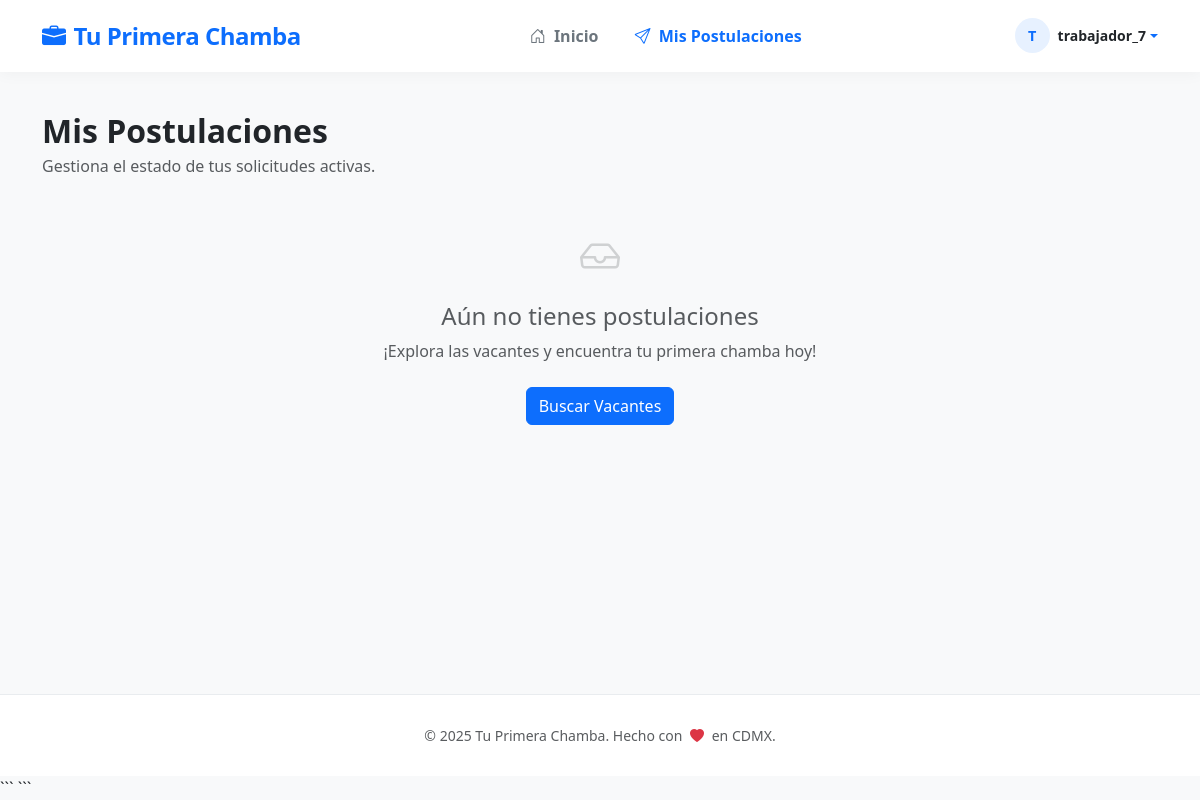
Before: /trabajadores/mis_postulaciones/ (signed in) with the older database file.
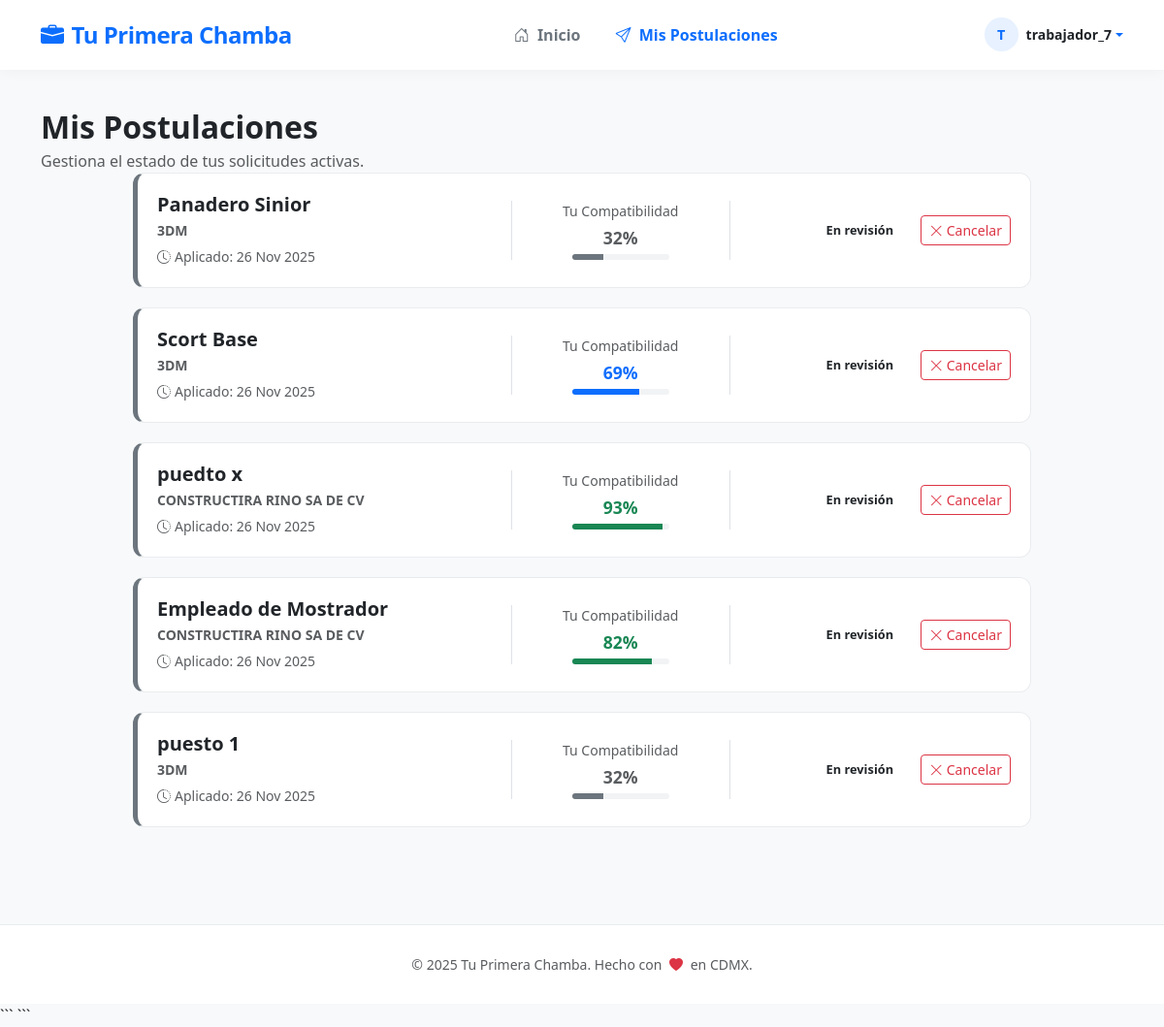
After: the same page with the newer database file.
### aplicaciones/empresas/models.py (models this page shows, shortened)
class Postulacion(models.Model):
    vacante = models.ForeignKey(Vacante, on_delete=models.CASCADE)
    trabajador = models.ForeignKey(Trabajador, on_delete=models.CASCADE)
    fecha_postulacion = models.DateField(null=False, auto_now_add=True)
    estado = models.CharField(max_length=50, null=False, blank=False, default='En revisión')
    D_A_fit = models.DecimalField(max_digits=5, decimal_places=2, null=True, blank=True)
    N_S_fit = models.DecimalField(max_digits=5, decimal_places=2, null=True, blank=True)
    P_O_fit = models.DecimalField(max_digits=5, decimal_places=2, null=True, blank=True)
    compatibilidad = models.DecimalField(max_digits=5, decimal_places=2, null=True, blank=True)

class Vacante(models.Model):
    nombre_puesto = models.CharField(max_length=100, null=False, blank=False)
    area_ocupacion = models.IntegerField(null=True, blank=True)
    tiempo_experiencia = models.CharField(max_length=100, null=False, blank=False, default='0')
    escolaridad_minima = models.CharField(max_length=100, null=False, blank=False, default='22')
    descripcion = models.TextField(null=False, blank=False, default='Descripción del puesto.')
    requisitos = models.TextField(null=False, blank=False, default='Requisitos del puesto.')
    prestaciones = models.TextField(null=False, blank=False, default='Prestaciones del puesto.')
    salario = models.DecimalField(max_digits=10, decimal_places=2, null=False, blank=True)
    ubicacion = models.CharField(max_length=200)
    horario = models.CharField(max_length=100)
    tipo_contrato = models.CharField(max_length=100)
    etiquetas = models.TextField(null=True, blank=True)
    fecha_publicacion = models.DateField(auto_now_add=True)
    empresa = models.ForeignKey(Empresa, on_delete=models.CASCADE, null=True)
    activa = models.BooleanField(default=True)
    postulaciones_count = models.IntegerField(default=0)

class Empresa(models.Model):
    nombre = models.CharField(max_length=100, unique=True, null=False   , blank=False)
    direccion = models.CharField(max_length=200)
    telefono = models.CharField(max_length=15)
    email = models.EmailField(null=False, blank=False, unique=True, default='email')
    biografia = models.TextField(null=False, blank=False, default='Biografía de la empresa.')
    usuario = models.OneToOneField(User, on_delete=models.CASCADE, null=True)
    categoria = models.CharField(max_length=300, null=True, blank=True)

### aplicaciones/general/decorators.py (the view)
    def wrapper_func(request, *args, **kwargs):
        if not request.user.is_authenticated:
            return redirect('login')
        if hasattr(request.user, 'trabajador'):
            return view_func(request, *args, **kwargs)
        else:
            messages.info(request, "Estás logueado como empresa. Cierra sesión para buscar empleo.")
            return redirect('home') # Redirigir a zona empresa

### aplicaciones/trabajadores/views.py (called while the page is built)
@login_required
@trabajador_required
def mis_postulaciones(request):
    trabajador = request.user.trabajador
    postulaciones = Postulacion.objects.filter(trabajador=trabajador).select_related('vacante', 'vacante__empresa').order_by('-fecha_postulacion')
    for post in postulaciones:
        if post.compatibilidad:
            post.score_percent = int(post.compatibilidad * 100)
        else:
            post.score_percent = 0
    return render(request, 'mis_postulaciones.html', {'postulaciones': postulaciones})

### aplicaciones/trabajadores/templates/mis_postulaciones.html (shortened to what this page needs)
{% extends 'base_trabajadores.html' %}
{% block content %}
    <div class="page-header">
        <div class="container">
            <h2 class="fw-bold mb-1">Mis Postulaciones</h2>
            <p class="text-muted mb-0">Gestiona el estado de tus solicitudes activas.</p>
        </div>
    </div>
    <div class="container">
    <div class="row">
        <div class="col-lg-10 mx-auto">
            {% for post in postulaciones %}
            <div class="application-card status-{{ post.estado|cut:' ' }}">
                <a href="{% url 'detail_vac_trab' post.vacante.id %}" class="card-link"></a>
                <div class="row align-items-center">
                    <div class="col-md-5 mb-3 mb-md-0">
                        <h5 class="fw-bold mb-1 text-dark">{{ post.vacante.nombre_puesto }}</h5>
                        <p class="text-muted mb-1 small text-uppercase fw-bold">
                            {{ post.vacante.empresa.nombre|default:"Empresa Confidencial" }}
                        </p>
                        <small class="text-muted">
                            <i class="bi bi-clock-history me-1"></i>Aplicado: {{ post.fecha_postulacion|date:"d M Y" }}
                        </small>
                    </div>
                    <div class="col-md-3 mb-3 mb-md-0 text-center border-start border-end">
                        <div class="d-flex flex-column align-items-center">
                            <small class="text-muted mb-1">Tu Compatibilidad</small>
                            <span class="match-score {% if post.score_percent >= 80 %}text-success{% elif post.score_percent >= 50 %}text-primary{% else %}text-muted{% endif %}">
                                {{ post.score_percent }}%
                            </span>
                            <div class="progress progress-thin mt-1">
                                <div class="progress-bar {% if post.score_percent >= 80 %}bg-success{% elif post.score_percent >= 50 %}bg-primary{% else %}bg-secondary{% endif %}"
                                     role="progressbar" style="width: {{ post.score_percent }}%"></div>
                            </div>
                        </div>
                    </div>
                    <div class="col-md-4 text-end d-flex align-items-center justify-content-end gap-3">
                        <span class="badge-status bg-status-{{ post.estado|cut:' ' }}">
                            {{ post.estado }}
                        </span>
                        {% if post.estado == 'En revisión' %}
                            <form action="{% url 'cancelar_postulacion' post.id %}" method="POST" onsubmit="return confirm('¿Seguro que deseas cancelar esta postulación?');">
                                <button type="submit" class="btn btn-outline-danger btn-sm btn-cancel">
                                    <i class="bi bi-x-lg"></i> Cancelar
                                </button>
                            </form>
                        {% endif %}
                    </div>
                </div>
            </div>
            {% empty %}
            <div class="text-center py-5">
                <i class="bi bi-inbox fs-1 text-muted opacity-25"></i>
                <h4 class="mt-3 text-muted">Aún no tienes postulaciones</h4>
                <p class="text-muted">¡Explora las vacantes y encuentra tu primera chamba hoy!</p>
                <a href="{% url 'home_t' %}" class="btn btn-primary mt-2">Buscar Vacantes</a>
            </div>
            {% endfor %}
        </div>
    </div>
{% endblock %}

Changed rows visible on the page:
added Postulacion: vacante.nombre_puesto "Panadero Sinior", vacante.empresa.nombre "3DM", fecha_postulacion "26 Nov 2025", score_percent "32", estado "En revisión", shows "Cancelar"
added Postulacion: vacante.nombre_puesto "Scort Base", vacante.empresa.nombre "3DM", fecha_postulacion "26 Nov 2025", score_percent "69", estado "En revisión", shows "Cancelar"
added Postulacion: vacante.nombre_puesto "puedto x", vacante.empresa.nombre "CONSTRUCTIRA RINO SA DE CV", fecha_postulacion "26 Nov 2025", score_percent "93", estado "En revisión", shows "Cancelar"
added Postulacion: vacante.nombre_puesto "Empleado de Mostrador", vacante.empresa.nombre "CONSTRUCTIRA RINO SA DE CV", fecha_postulacion "26 Nov 2025", score_percent "82", estado "En revisión", shows "Cancelar"
added Postulacion: vacante.nombre_puesto "puesto 1", vacante.empresa.nombre "3DM", fecha_postulacion "26 Nov 2025", score_percent "32", estado "En revisión", shows "Cancelar"
Other visible differences:
text no longer shown: "Aún no tienes postulaciones ¡Explora las vacantes y encuentra tu primera chamba hoy! Buscar Vacantes"
